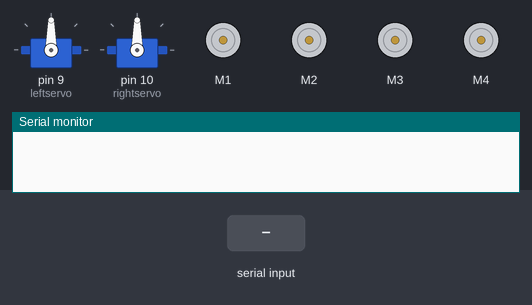
Simulated run of this sketch. Board: Arduino Uno, built with avr-gcc and run on an emulated ATmega328P. On the bench: 2 × servo, 4 × DC motor (green arrow = forward, orange = backward, longer = faster), the last lines printed to the serial monitor. The inputs (shaded band) are chosen by the test bench.

Above: at 1.2 s.
1.3 s: "F" received over Serial
At 1.7 s:
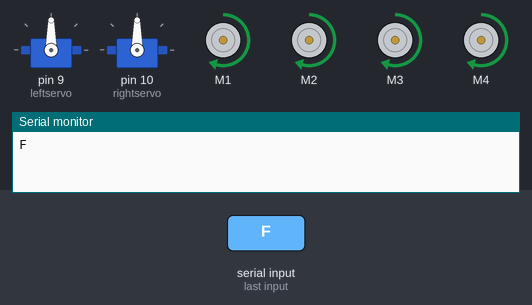
3.3 s: byte 98 ('b') received over Serial
At 3.6 s:
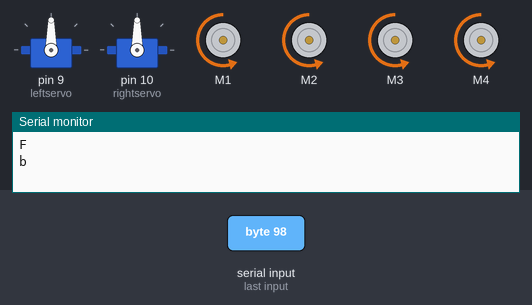
4.8 s: byte 108 ('l') received over Serial
At 6.0 s:
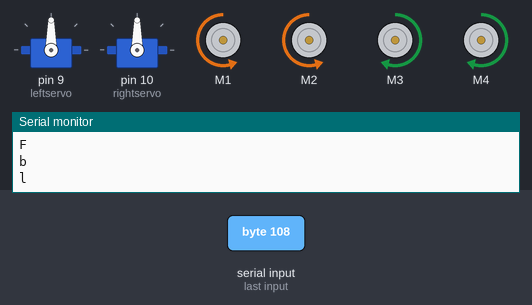
6.3 s: byte 114 ('r') received over Serial
At 7.1 s:
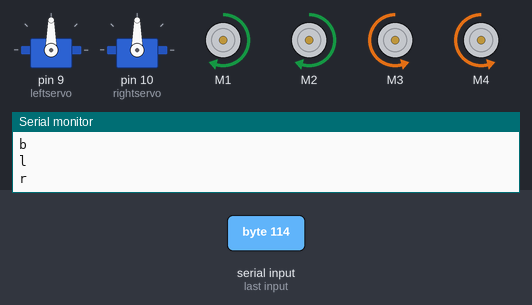
7.8 s: "Q" received over Serial
At 8.3 s:
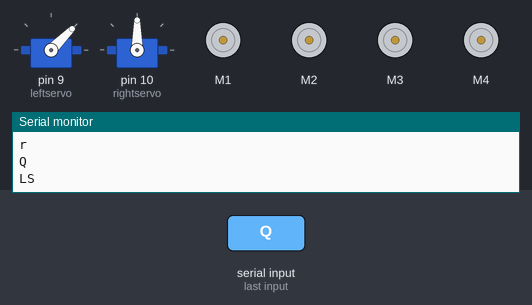
9.3 s: byte 102 ('f') received over Serial
At 10.6 s:
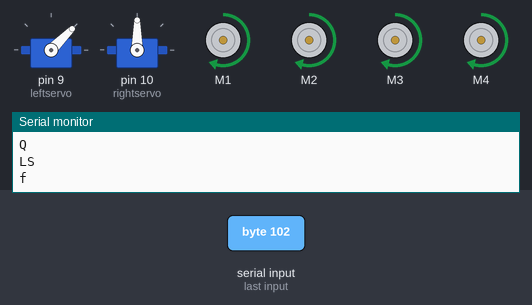
Timing chart, 0 to 11.8 s (numbered marks = the images above; inputs shaded):
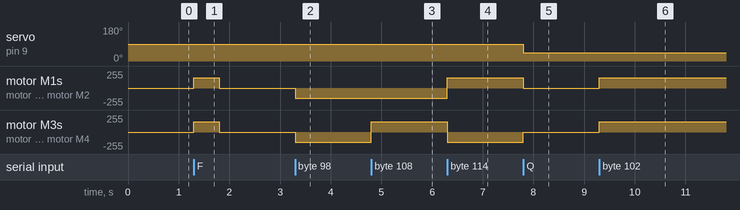

The sketch:

robot.ino
```cpp
#include <AFMotor.h>
#include <Servo.h>

Servo leftservo;
Servo rightservo;

//initial motors pin

int speedlim = 155 ;

AF_DCMotor motor1(1, MOTOR12_1KHZ);
AF_DCMotor motor2(2, MOTOR12_1KHZ);
AF_DCMotor motor3(3, MOTOR34_1KHZ);
AF_DCMotor motor4(4, MOTOR34_1KHZ);


char command;

int state;
void setup()
{
  Serial.begin(9600);  //Set the baud rate to your Bluetooth module.
leftservo.attach(9);
rightservo.attach(10);
}

void loop(){
  if(Serial.available() > 0){
    command = Serial.read();
    Serial.println(command);
    Stop(); //initialize with motors stoped
    //Change pin mode only if new command is different from previous.


   switch(command){
    case 'F':
      forward();
      Stop();
      break;
    case 'B':
       back();
       Stop();
      break;
    case 'R':
      left();
      Stop();
      break;
    case 'L':
      right();
      Stop();
      break;
//custom
case 'Q':
    leftServo();
      break;

case 'W':
   rightServo();
      break;
case 'I':
    leftServo();
      break;

case 'O':
    leftDownServo();
      break;
case 'Z':
    rightDownServo();
      break;
case 'X':
    allDownServo();
      break;

////////////////////////voice

 case 'f':
      forward();
     // Stop();
      break;
    case 'b':
       back();
      // Stop();
      break;
    case 'l':
      left();
    //  Stop();
      break;
    case 'r':
      right();
    //  Stop();
      break;


  case 's':
      Stop();
      break;


    }
  }
}

void forward()
{
  motor1.setSpeed(speedlim); //Define maximum velocity
  motor1.run(FORWARD); //rotate the motor clockwise
  motor2.setSpeed(speedlim); //Define maximum velocity
  motor2.run(FORWARD); //rotate the motor clockwise
  motor3.setSpeed(speedlim);//Define maximum velocity
  motor3.run(FORWARD); //rotate the motor clockwise
  motor4.setSpeed(speedlim);//Define maximum velocity
  motor4.run(FORWARD); //rotate the motor clockwise
   delay(500);
}

void back()
{
  motor1.setSpeed(speedlim); //Define maximum velocity
  motor1.run(BACKWARD); //rotate the motor anti-clockwise
  motor2.setSpeed(speedlim); //Define maximum velocity
  motor2.run(BACKWARD); //rotate the motor anti-clockwise
  motor3.setSpeed(speedlim); //Define maximum velocity
  motor3.run(BACKWARD); //rotate the motor anti-clockwise
  motor4.setSpeed(speedlim); //Define maximum velocity
  motor4.run(BACKWARD); //rotate the motor anti-clockwise
  delay(500);
}

void left()
{
  motor1.setSpeed(speedlim); //Define maximum velocity
  motor1.run(BACKWARD); //rotate the motor anti-clockwise
  motor2.setSpeed(speedlim); //Define maximum velocity
  motor2.run(BACKWARD); //rotate the motor anti-clockwise
  motor3.setSpeed(speedlim); //Define maximum velocity
  motor3.run(FORWARD);  //rotate the motor clockwise
  motor4.setSpeed(speedlim); //Define maximum velocity
  motor4.run(FORWARD);  //rotate the motor clockwise
  delay(500);
}

void right()
{
  motor1.setSpeed(speedlim); //Define maximum velocity
  motor1.run(FORWARD); //rotate the motor clockwise
  motor2.setSpeed(speedlim); //Define maximum velocity
  motor2.run(FORWARD); //rotate the motor clockwise
  motor3.setSpeed(speedlim); //Define maximum velocity
  motor3.run(BACKWARD); //rotate the motor anti-clockwise
  motor4.setSpeed(speedlim); //Define maximum velocity
  motor4.run(BACKWARD); //rotate the motor anti-clockwise
  delay(500);
}

void Stop()
{
  motor1.setSpeed(0); //Define minimum velocity
  motor1.run(RELEASE); //stop the motor when release the button
  motor2.setSpeed(0); //Define minimum velocity
  motor2.run(RELEASE); //rotate the motor clockwise
  motor3.setSpeed(0); //Define minimum velocity
  motor3.run(RELEASE); //stop the motor when release the button
  motor4.setSpeed(0); //Define minimum velocity
  motor4.run(RELEASE); //stop the motor when release the button

}
void leftServo(){
   Serial.println("LS");
 leftservo.write(45);
 delay(100);
 Stop();
  }

void leftDownServo(){
   Serial.println("LDS");
 leftservo.write(0);
 delay(100);

  }

void rightServo(){
   Serial.println("RS");
 rightservo.write(45);
 delay(100);
  }
 void rightDownServo(){
   Serial.println("RSD");
 rightservo.write(0);
 delay(100);
  }


  void  allDownServo(){

  rightservo.write(0);
  leftservo.write(0);
  delay(100);

    }
```

Measured:
- after the input at 1.3 s, motor M1–4: stopped → forward 155/255 at once, → stopped 0.50 s later
- after the input at 3.3 s, motor M1–4: stopped → backward 155/255 at once
- after the input at 4.8 s, motor M3, motor M4: backward 155/255 → forward 155/255 at once
- after the input at 6.3 s, motor M1, motor M2: backward 155/255 → forward 155/255 at once; motor M3, motor M4: forward 155/255 → backward 155/255 at once
- after the input at 7.8 s, servo on pin 9 (leftservo): 90° → 45° at once; motor M1, motor M2: forward 155/255 → stopped at once; motor M3, motor M4: backward 155/255 → stopped at once
- after the input at 9.3 s, motor M1–4: stopped → forward 155/255 at once
